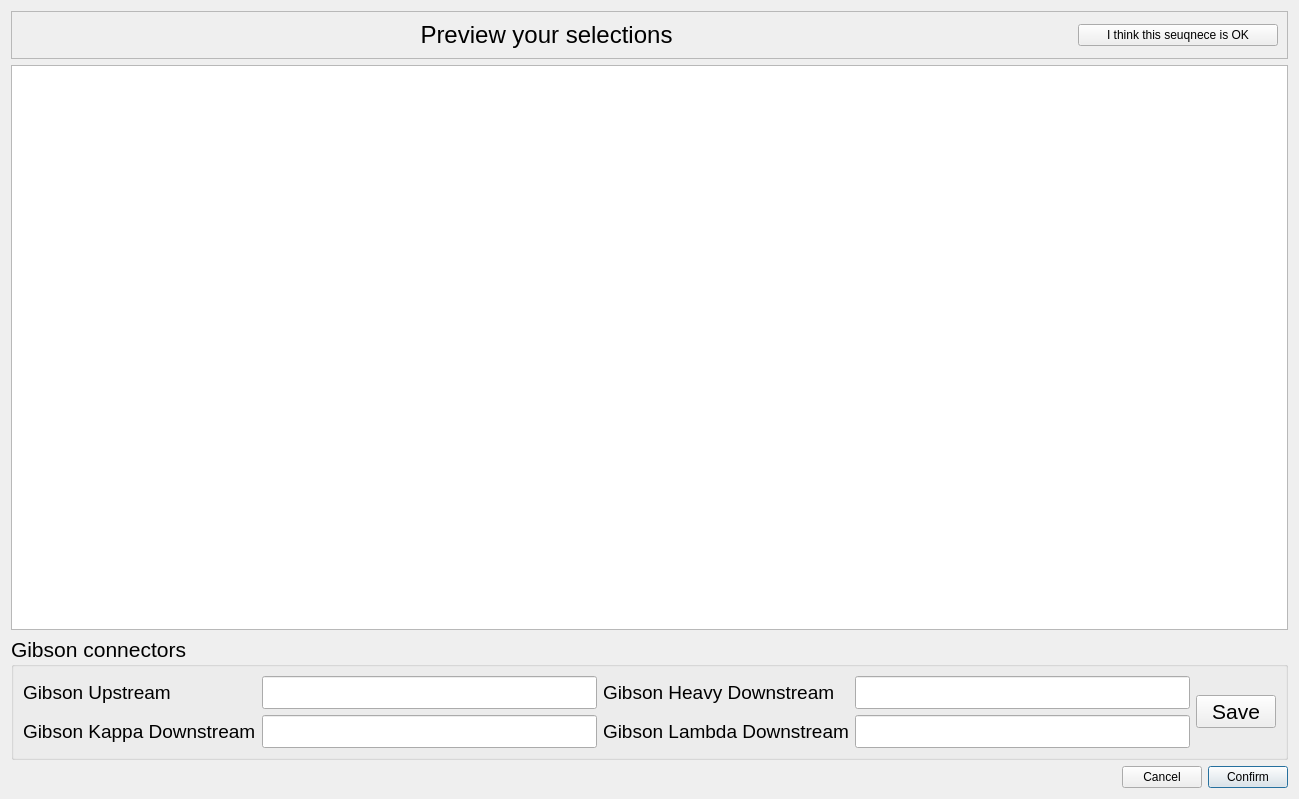
<?xml version="1.0" encoding="UTF-8"?>
<ui version="4.0">
 <class>GibsonDialog</class>
 <widget class="QDialog" name="GibsonDialog">
  <property name="geometry">
   <rect>
    <x>0</x>
    <y>0</y>
    <width>1299</width>
    <height>799</height>
   </rect>
  </property>
  <property name="windowTitle">
   <string>Dialog</string>
  </property>
  <layout class="QGridLayout" name="gridLayout_3">
   <item row="0" column="0" colspan="3">
    <widget class="QFrame" name="frame">
     <property name="frameShape">
      <enum>QFrame::StyledPanel</enum>
     </property>
     <property name="frameShadow">
      <enum>QFrame::Raised</enum>
     </property>
     <layout class="QGridLayout" name="gridLayout_2">
      <item row="0" column="0">
       <widget class="QLabel" name="label_5">
        <property name="font">
         <font>
          <pointsize>18</pointsize>
         </font>
        </property>
        <property name="text">
         <string>Preview your selections</string>
        </property>
        <property name="alignment">
         <set>Qt::AlignCenter</set>
        </property>
       </widget>
      </item>
      <item row="0" column="1">
       <widget class="QPushButton" name="pushButtonOK">
        <property name="maximumSize">
         <size>
          <width>200</width>
          <height>16777215</height>
         </size>
        </property>
        <property name="text">
         <string>I think this seuqnece is OK</string>
        </property>
       </widget>
      </item>
     </layout>
    </widget>
   </item>
   <item row="3" column="0">
    <spacer name="horizontalSpacer">
     <property name="orientation">
      <enum>Qt::Horizontal</enum>
     </property>
     <property name="sizeHint" stdset="0">
      <size>
       <width>1096</width>
       <height>20</height>
      </size>
     </property>
    </spacer>
   </item>
   <item row="3" column="1">
    <widget class="QPushButton" name="pushButtonCancel">
     <property name="text">
      <string>Cancel</string>
     </property>
     <property name="default">
      <bool>false</bool>
     </property>
    </widget>
   </item>
   <item row="3" column="2">
    <widget class="QPushButton" name="pushButtonConfirm">
     <property name="text">
      <string>Confirm</string>
     </property>
     <property name="default">
      <bool>true</bool>
     </property>
    </widget>
   </item>
   <item row="2" column="0" colspan="3">
    <widget class="QGroupBox" name="groupBox">
     <property name="font">
      <font>
       <pointsize>16</pointsize>
      </font>
     </property>
     <property name="title">
      <string>Gibson connectors</string>
     </property>
     <layout class="QGridLayout" name="gridLayout">
      <item row="1" column="2">
       <widget class="QLabel" name="label_4">
        <property name="font">
         <font>
          <pointsize>14</pointsize>
         </font>
        </property>
        <property name="text">
         <string>Gibson Lambda Downstream</string>
        </property>
       </widget>
      </item>
      <item row="1" column="3">
       <widget class="QLineEdit" name="GibsonLEnd"/>
      </item>
      <item row="1" column="1">
       <widget class="QLineEdit" name="GibsonKEnd"/>
      </item>
      <item row="0" column="2">
       <widget class="QLabel" name="label_3">
        <property name="font">
         <font>
          <pointsize>14</pointsize>
         </font>
        </property>
        <property name="text">
         <string>Gibson Heavy Downstream</string>
        </property>
       </widget>
      </item>
      <item row="0" column="1">
       <widget class="QLineEdit" name="GibsonStart"/>
      </item>
      <item row="0" column="3">
       <widget class="QLineEdit" name="GibsonHEnd"/>
      </item>
      <item row="0" column="0">
       <widget class="QLabel" name="label">
        <property name="font">
         <font>
          <pointsize>14</pointsize>
         </font>
        </property>
        <property name="text">
         <string>Gibson Upstream</string>
        </property>
       </widget>
      </item>
      <item row="1" column="0">
       <widget class="QLabel" name="label_2">
        <property name="font">
         <font>
          <pointsize>14</pointsize>
         </font>
        </property>
        <property name="text">
         <string>Gibson Kappa Downstream</string>
        </property>
       </widget>
      </item>
      <item row="0" column="4" rowspan="2">
       <widget class="QPushButton" name="pushButtonSave">
        <property name="text">
         <string>Save</string>
        </property>
       </widget>
      </item>
     </layout>
    </widget>
   </item>
   <item row="1" column="0" colspan="3">
    <widget class="QTableWidget" name="tableWidget"/>
   </item>
  </layout>
 </widget>
 <resources/>
 <connections/>
</ui>
